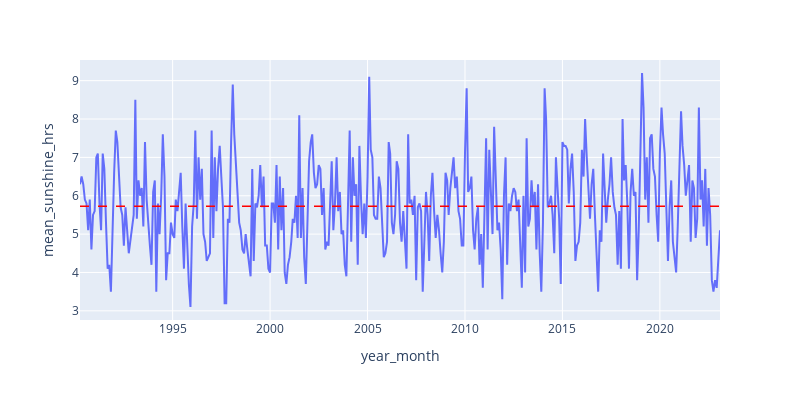

The notebook cell saved with this chart:
### Markdown cell above
##### 5d) Mean Sunshine Hours

### Code cell
fig = px.line(df_new, x='year_month', y='mean_sunshine_hrs')
mean = df_new['mean_sunshine_hrs'].mean()
fig.add_hline(y=mean, line_width=1.5,
              line_dash='dash', line_color='red')
fig.update_layout(width=800, height=400,showlegend=False)

### Figure 1 — Plotly figure (JSON) as saved in the notebook; plotly's stock layout.template omitted (floating-point values rounded to 4 significant figures; data arrays with more than 128 entries replaced by an {"elided": "..."} marker saying what was removed)
{"data": [{"hovertemplate": "year_month=%{x}<br>mean_sunshine_hrs=%{y}<extra></extra>", "legendgroup": "", "line": {"color": "#636efa", "dash": "solid"}, "marker": {"symbol": "circle"}, "mode": "lines", "name": "", "orientation": "v", "showlegend": false, "type": "scatter", "x": {"elided": "385 str values"}, "xaxis": "x", "y": {"elided": "385 float values"}, "yaxis": "y"}], "layout": {"height": 400, "legend": {"tracegroupgap": 0}, "margin": {"t": 60}, "shapes": [{"line": {"color": "red", "dash": "dash", "width": 1.5}, "type": "line", "x0": 0, "x1": 1, "xref": "x domain", "y0": 5.725, "y1": 5.725, "yref": "y"}], "showlegend": false, "width": 800, "xaxis": {"anchor": "y", "domain": [0, 1], "title": {"text": "year_month"}}, "yaxis": {"anchor": "x", "domain": [0, 1], "title": {"text": "mean_sunshine_hrs"}}}}
